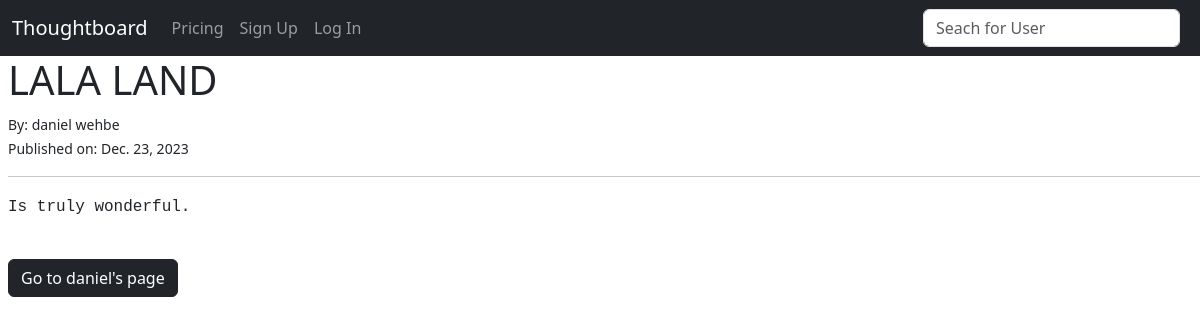
The page /article/39 on the database its author committed.
### theblog/models.py (models this page shows, shortened)
class Post(models.Model):
    title = models.CharField(max_length=255)
    author = models.ForeignKey(User, on_delete=models.CASCADE)
    body = RichTextField(blank=True, null=True)
    published_date = models.DateField(default=timezone.now)

### theblog/views.py (the view)
# urls.py: path("article/<int:pk>", ArticleDetailsView.as_view(), name="article-details"),
class ArticleDetailsView(DetailView):
    model = Post
    template_name = "article_details.html"

### theblog/templates/article_details.html
{% extends 'base.html' %}
{% block content %}
<h1>{{post.title}}</h1>
<small>By: {{post.author.first_name}} {{ post.author.last_name}}</small> <br>
<small>Published on: {{post.published_date}}</small>
<hr>
<p>{{post.body | safe}}</p>
<br>
{% if user.is_authenticated and user.username == post.author.username%}
<a href="{%url 'home' post.author.username%}"> <button class="btn btn-dark">Back</button></a>
<a href="{%url 'update_post' post.pk %}"> <button class="btn btn-dark">Edit</button></a>
<a href="{%url 'delete_post' post.pk %}"> <button class="btn btn-dark">Delete</button></a>
{%else%}
<a href="{%url 'home' post.author.username%}"> <button class="btn btn-dark">Go to {{post.author.first_name}}'s
        page</button></a>
{%endif%}
{% endblock %}

### rows shown on the page
Post: title "LALA LAND", author.first_name "daniel", author.last_name "wehbe", published_date "Dec. 23, 2023", body "Is truly wonderful."
